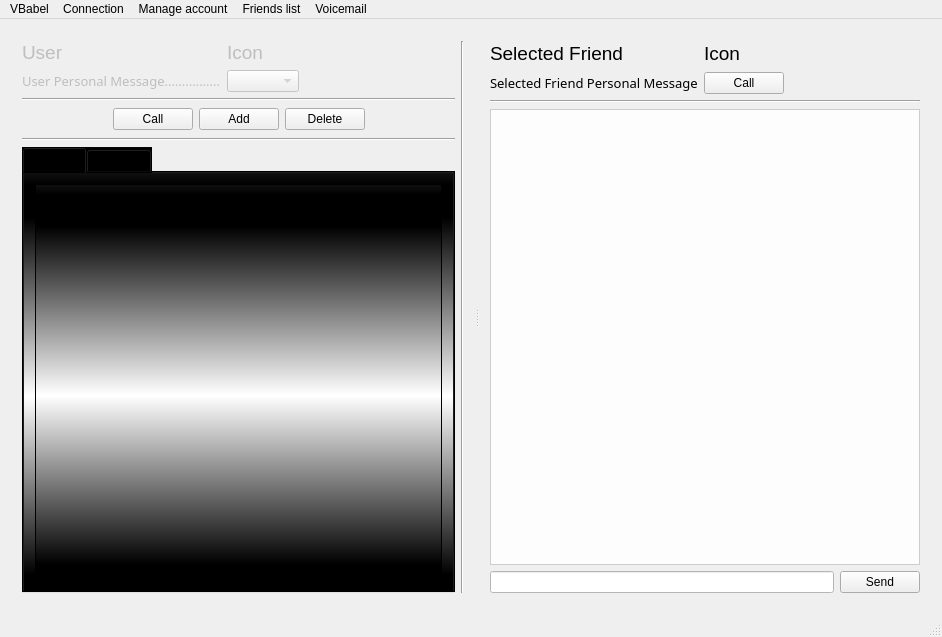
<?xml version="1.0" encoding="UTF-8"?>
<ui version="4.0">
 <class>GraphicClass</class>
 <widget class="QMainWindow" name="GraphicClass">
  <property name="geometry">
   <rect>
    <x>0</x>
    <y>0</y>
    <width>942</width>
    <height>637</height>
   </rect>
  </property>
  <property name="windowTitle">
   <string>MainWindow</string>
  </property>
  <property name="styleSheet">
   <string notr="true">QMainWindow {border-image: url(./Img/530035-1920x1080.jpg);}
</string>
  </property>
  <widget class="QWidget" name="centralWidget">
   <layout class="QGridLayout" name="gridLayout">
    <item row="0" column="0">
     <widget class="QSplitter" name="splitter">
      <property name="orientation">
       <enum>Qt::Horizontal</enum>
      </property>
      <property name="childrenCollapsible">
       <bool>false</bool>
      </property>
      <widget class="QWidget" name="layoutWidget_13">
       <layout class="QGridLayout" name="gridLayout_37">
        <item row="0" column="0">
         <layout class="QGridLayout" name="gridLayout_38">
          <property name="sizeConstraint">
           <enum>QLayout::SetDefaultConstraint</enum>
          </property>
          <item row="1" column="0">
           <widget class="QLabel" name="label_20">
            <property name="enabled">
             <bool>false</bool>
            </property>
            <property name="font">
             <font>
              <family>MS PGothic</family>
              <pointsize>10</pointsize>
              <weight>50</weight>
              <bold>false</bold>
             </font>
            </property>
            <property name="styleSheet">
             <string notr="true"/>
            </property>
            <property name="text">
             <string>User Personal Message................</string>
            </property>
           </widget>
          </item>
          <item row="1" column="1">
           <widget class="QComboBox" name="comboBox_8">
            <property name="enabled">
             <bool>false</bool>
            </property>
           </widget>
          </item>
          <item row="0" column="2">
           <spacer name="horizontalSpacer_25">
            <property name="orientation">
             <enum>Qt::Horizontal</enum>
            </property>
            <property name="sizeHint" stdset="0">
             <size>
              <width>40</width>
              <height>20</height>
             </size>
            </property>
           </spacer>
          </item>
          <item row="0" column="1">
           <widget class="QLabel" name="label_22">
            <property name="enabled">
             <bool>false</bool>
            </property>
            <property name="font">
             <font>
              <pointsize>14</pointsize>
             </font>
            </property>
            <property name="styleSheet">
             <string notr="true"/>
            </property>
            <property name="text">
             <string>Icon</string>
            </property>
           </widget>
          </item>
          <item row="0" column="0">
           <widget class="QLabel" name="label_21">
            <property name="enabled">
             <bool>false</bool>
            </property>
            <property name="sizePolicy">
             <sizepolicy hsizetype="Preferred" vsizetype="Fixed">
              <horstretch>0</horstretch>
              <verstretch>0</verstretch>
             </sizepolicy>
            </property>
            <property name="font">
             <font>
              <pointsize>14</pointsize>
              <weight>50</weight>
              <bold>false</bold>
             </font>
            </property>
            <property name="styleSheet">
             <string notr="true"/>
            </property>
            <property name="text">
             <string>User</string>
            </property>
           </widget>
          </item>
         </layout>
        </item>
        <item row="0" column="1" rowspan="4">
         <widget class="Line" name="line_27">
          <property name="orientation">
           <enum>Qt::Vertical</enum>
          </property>
         </widget>
        </item>
        <item row="1" column="0">
         <layout class="QGridLayout" name="gridLayout_41">
          <item row="0" column="0" colspan="5">
           <widget class="Line" name="line_26">
            <property name="orientation">
             <enum>Qt::Horizontal</enum>
            </property>
           </widget>
          </item>
          <item row="1" column="0">
           <spacer name="horizontalSpacer_27">
            <property name="orientation">
             <enum>Qt::Horizontal</enum>
            </property>
            <property name="sizeHint" stdset="0">
             <size>
              <width>35</width>
              <height>25</height>
             </size>
            </property>
           </spacer>
          </item>
          <item row="1" column="1">
           <widget class="QPushButton" name="pushButton_13">
            <property name="enabled">
             <bool>true</bool>
            </property>
            <property name="text">
             <string>Call</string>
            </property>
           </widget>
          </item>
          <item row="1" column="2">
           <widget class="QPushButton" name="pushButton_14">
            <property name="enabled">
             <bool>true</bool>
            </property>
            <property name="text">
             <string>Add</string>
            </property>
           </widget>
          </item>
          <item row="1" column="3">
           <widget class="QPushButton" name="deleteSelectedFriendPushButton_7">
            <property name="enabled">
             <bool>true</bool>
            </property>
            <property name="text">
             <string>Delete</string>
            </property>
           </widget>
          </item>
          <item row="1" column="4">
           <spacer name="horizontalSpacer_26">
            <property name="orientation">
             <enum>Qt::Horizontal</enum>
            </property>
            <property name="sizeHint" stdset="0">
             <size>
              <width>36</width>
              <height>25</height>
             </size>
            </property>
           </spacer>
          </item>
          <item row="2" column="0" colspan="5">
           <widget class="Line" name="line_25">
            <property name="orientation">
             <enum>Qt::Horizontal</enum>
            </property>
           </widget>
          </item>
         </layout>
        </item>
        <item row="2" column="0">
         <layout class="QGridLayout" name="gridLayout_39">
          <item row="0" column="0">
           <widget class="QTabWidget" name="FriendTabWidget_7">
            <property name="styleSheet">
             <string notr="true">background-color: qlineargradient(spread:reflect, x1:0, y1:1, x2:0, y2:0.534, stop:0.0847458 rgba(0, 0, 0, 255), stop:1 rgba(255, 255, 255, 255));</string>
            </property>
            <property name="currentIndex">
             <number>0</number>
            </property>
            <widget class="QWidget" name="Friends_7">
             <attribute name="title">
              <string>Friends</string>
             </attribute>
             <layout class="QGridLayout" name="gridLayout_40">
              <item row="0" column="0" colspan="2">
               <widget class="FriendListWidget" name="listWidget_7">
                <property name="styleSheet">
                 <string notr="true">background-image: url(./Img/530035-1920x1080.jpg);</string>
                </property>
               </widget>
              </item>
             </layout>
            </widget>
            <widget class="QWidget" name="Nothing_7">
             <attribute name="title">
              <string>Nothing</string>
             </attribute>
            </widget>
           </widget>
          </item>
         </layout>
        </item>
        <item row="3" column="0">
         <layout class="QVBoxLayout" name="verticalLayout_20"/>
        </item>
       </layout>
      </widget>
      <widget class="QWidget" name="layoutWidget_14">
       <layout class="QVBoxLayout" name="verticalLayout_21">
        <item>
         <layout class="QVBoxLayout" name="verticalLayout_22">
          <item>
           <layout class="QGridLayout" name="gridLayout_42">
            <item row="2" column="0" colspan="3">
             <widget class="Line" name="line_28">
              <property name="orientation">
               <enum>Qt::Horizontal</enum>
              </property>
             </widget>
            </item>
            <item row="1" column="1">
             <widget class="QPushButton" name="activeFriendCallPushButton_7">
              <property name="text">
               <string>Call</string>
              </property>
             </widget>
            </item>
            <item row="0" column="1">
             <widget class="QLabel" name="selectedFriendIconStatusLabel_7">
              <property name="font">
               <font>
                <pointsize>14</pointsize>
               </font>
              </property>
              <property name="styleSheet">
               <string notr="true"/>
              </property>
              <property name="text">
               <string>Icon</string>
              </property>
             </widget>
            </item>
            <item row="1" column="0">
             <widget class="QLabel" name="selectedFriendPersonalMsgLabel_7">
              <property name="font">
               <font>
                <family>MS PGothic</family>
                <pointsize>10</pointsize>
                <weight>50</weight>
                <bold>false</bold>
               </font>
              </property>
              <property name="styleSheet">
               <string notr="true"/>
              </property>
              <property name="text">
               <string>Selected Friend Personal Message</string>
              </property>
             </widget>
            </item>
            <item row="0" column="0">
             <widget class="QLabel" name="selectedFriendNameLabel_7">
              <property name="enabled">
               <bool>true</bool>
              </property>
              <property name="sizePolicy">
               <sizepolicy hsizetype="Preferred" vsizetype="Fixed">
                <horstretch>0</horstretch>
                <verstretch>0</verstretch>
               </sizepolicy>
              </property>
              <property name="font">
               <font>
                <pointsize>14</pointsize>
                <weight>50</weight>
                <bold>false</bold>
               </font>
              </property>
              <property name="layoutDirection">
               <enum>Qt::LeftToRight</enum>
              </property>
              <property name="autoFillBackground">
               <bool>false</bool>
              </property>
              <property name="styleSheet">
               <string notr="true"/>
              </property>
              <property name="text">
               <string>Selected Friend</string>
              </property>
             </widget>
            </item>
            <item row="0" column="2">
             <spacer name="horizontalSpacer_28">
              <property name="orientation">
               <enum>Qt::Horizontal</enum>
              </property>
              <property name="sizeHint" stdset="0">
               <size>
                <width>34</width>
                <height>25</height>
               </size>
              </property>
             </spacer>
            </item>
           </layout>
          </item>
         </layout>
        </item>
        <item>
         <layout class="QHBoxLayout" name="horizontalLayout_13">
          <item>
           <widget class="QTextBrowser" name="friendMsgBox_7">
            <property name="sizePolicy">
             <sizepolicy hsizetype="Expanding" vsizetype="Expanding">
              <horstretch>2</horstretch>
              <verstretch>3</verstretch>
             </sizepolicy>
            </property>
            <property name="styleSheet">
             <string notr="true">background-color: rgba(255, 255, 255, 218);</string>
            </property>
           </widget>
          </item>
         </layout>
        </item>
        <item>
         <layout class="QHBoxLayout" name="horizontalLayout_14">
          <item>
           <widget class="QLineEdit" name="sendBoxTextEdit_7">
            <property name="styleSheet">
             <string notr="true">background-color: rgba(255, 255, 255, 255);</string>
            </property>
           </widget>
          </item>
          <item>
           <widget class="QPushButton" name="sendBoxPushButton_7">
            <property name="text">
             <string>Send</string>
            </property>
           </widget>
          </item>
         </layout>
        </item>
       </layout>
      </widget>
     </widget>
    </item>
   </layout>
  </widget>
  <widget class="QMenuBar" name="menuBar">
   <property name="geometry">
    <rect>
     <x>0</x>
     <y>0</y>
     <width>942</width>
     <height>26</height>
    </rect>
   </property>
   <widget class="QMenu" name="menuVBabel">
    <property name="title">
     <string>VBabel</string>
    </property>
    <addaction name="actionCall"/>
    <addaction name="actionExit"/>
   </widget>
   <widget class="QMenu" name="menuConnection">
    <property name="title">
     <string>Connection</string>
    </property>
    <addaction name="actionConnect"/>
    <addaction name="actionLogin"/>
    <addaction name="actionLogout"/>
   </widget>
   <widget class="QMenu" name="menuManage_account">
    <property name="title">
     <string>Manage account</string>
    </property>
    <addaction name="actionCreateAccount"/>
    <addaction name="actionDelete_account"/>
   </widget>
   <widget class="QMenu" name="menuVoicemail">
    <property name="title">
     <string>Voicemail</string>
    </property>
    <addaction name="actionSet_voicemail"/>
    <addaction name="actionUnset_voicemail"/>
   </widget>
   <widget class="QMenu" name="menuFriends_list">
    <property name="enabled">
     <bool>true</bool>
    </property>
    <property name="title">
     <string>Friends list</string>
    </property>
    <addaction name="actionAdd_friend"/>
    <addaction name="actionDelete_friend"/>
   </widget>
   <addaction name="menuVBabel"/>
   <addaction name="menuConnection"/>
   <addaction name="menuManage_account"/>
   <addaction name="menuFriends_list"/>
   <addaction name="menuVoicemail"/>
  </widget>
  <widget class="QStatusBar" name="statusBar"/>
  <action name="actionConnect">
   <property name="text">
    <string>Connect</string>
   </property>
  </action>
  <action name="actionCreateAccount">
   <property name="enabled">
    <bool>false</bool>
   </property>
   <property name="text">
    <string>Create account</string>
   </property>
  </action>
  <action name="actionLogin">
   <property name="enabled">
    <bool>false</bool>
   </property>
   <property name="text">
    <string>Log in</string>
   </property>
  </action>
  <action name="actionExit">
   <property name="text">
    <string>Exit</string>
   </property>
  </action>
  <action name="actionSet_voicemail">
   <property name="enabled">
    <bool>false</bool>
   </property>
   <property name="text">
    <string>Set voicemail</string>
   </property>
  </action>
  <action name="actionUnset_voicemail">
   <property name="enabled">
    <bool>false</bool>
   </property>
   <property name="text">
    <string>Unset voicemail</string>
   </property>
  </action>
  <action name="actionCall">
   <property name="enabled">
    <bool>false</bool>
   </property>
   <property name="text">
    <string>Call</string>
   </property>
  </action>
  <action name="actionDelete_account">
   <property name="enabled">
    <bool>false</bool>
   </property>
   <property name="text">
    <string>Delete account</string>
   </property>
  </action>
  <action name="actionAdd_friend">
   <property name="enabled">
    <bool>false</bool>
   </property>
   <property name="text">
    <string>Add friend</string>
   </property>
  </action>
  <action name="actionDelete_friend">
   <property name="enabled">
    <bool>false</bool>
   </property>
   <property name="text">
    <string>Delete friend</string>
   </property>
  </action>
  <action name="actionLogout">
   <property name="enabled">
    <bool>false</bool>
   </property>
   <property name="text">
    <string>Log out</string>
   </property>
  </action>
 </widget>
 <layoutdefault spacing="6" margin="11"/>
 <customwidgets>
  <customwidget>
   <class>FriendListWidget</class>
   <extends>QListWidget</extends>
   <header location="global">friendlistwidget.h</header>
   <slots>
    <slot>slot1(QListWidgetItem*)</slot>
   </slots>
  </customwidget>
 </customwidgets>
 <resources/>
 <connections/>
</ui>
